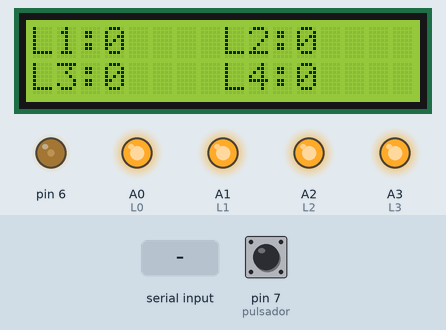
Simulated run of this sketch. Board: Arduino Uno, built with avr-gcc and run on an emulated ATmega328P. Shown: 16×2 character LCD, output pins drawn as LEDs (lit = HIGH). Dashed ring = blinking. Inputs (shaded band) come from the test bench; at power-on: pin 7 (pulsador) LOW.

Above: at 1.2 s.
1.3 s: "90,45,200\n" received over Serial
At 1.49 s:
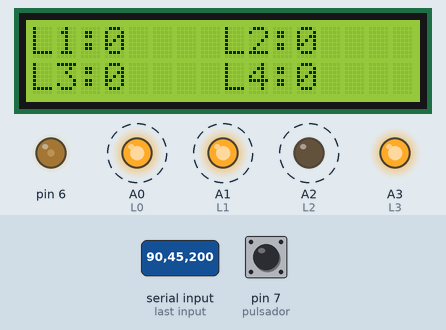
3.1 s: pin 7 (pulsador) pulled HIGH for 3.2 s
At 4.6 s:
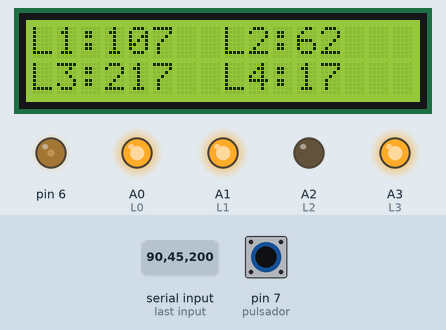
6.9 s: "30,150,10\n" received over Serial
At 7.06 s:
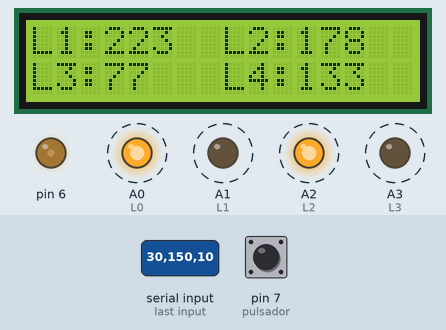
9.2 s: "30,150,10,200\n" received over Serial
At 11.43 s:
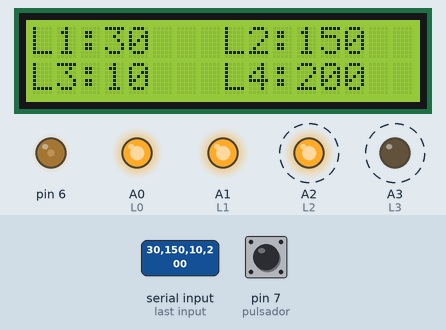
11.7 s: "90,45\n" received over Serial
At 12.01 s:
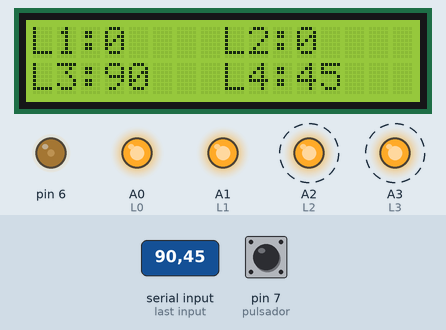
14.1 s: "1,90,45\n" received over Serial
At 14.32 s:
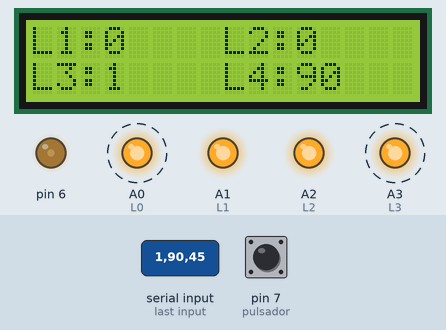
Timing chart, 0 to 17.4 s (numbered marks = the images above; inputs shaded):
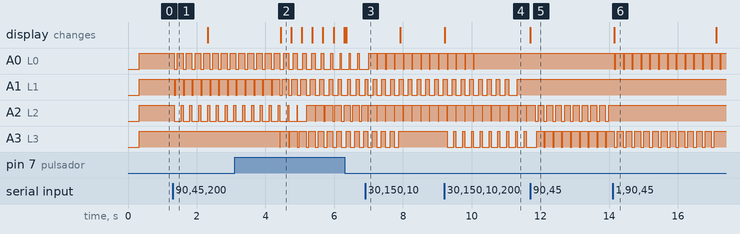

The sketch:

dimmer.ino
```cpp
#include <LiquidCrystal.h>
#include <MsTimer2.h>

/*** Declaración de variables (globales por comodidad para la práctica) ***/
const int pulsador = 7;
const int L0 = A0;
const int L1 = A1;
const int L2 = A2;
const int L3 = A3;

//byte brillo[4] = {0,0,0,0}; //control del brillo de los leds
byte brilloL0 = 0;
byte brilloL1 = 0;
byte brilloL2 = 0;
byte brilloL3 = 0;

byte counter = 0; // 8 bits

//Variables para la gestión de tiempos del pulsador
unsigned long timeIni;
unsigned long timeFin;

// Inicializacion del LCD
LiquidCrystal lcd(12, 11, 5, 4, 3, 2);
/*****/

void actualizaLCD(){
  lcd.clear();
  lcd.setCursor(0, 0);
  lcd.print("L1:");
  //lcd.setCursor(3,0);
  lcd.print(brilloL0);

  lcd.setCursor(8,0);
  lcd.print("L2:");
  //lcd.setCursor(11,0);
  lcd.print(brilloL1);

  lcd.setCursor(0, 1);
  lcd.print("L3:");
  //lcd.setCursor(3,1);
  lcd.print(brilloL2);

  lcd.setCursor(8,1);
  lcd.print("L4:");
  //lcd.setCursor(11,1);
  lcd.print(brilloL3);
}

void setup() {
  //Setup de la LCD
  lcd.begin(16, 2);
  analogWrite(6,60);
  actualizaLCD();

  //Serial Setup
  Serial.begin(9600);

  //Setup de los pines
  pinMode(pulsador, INPUT);
  pinMode(L0, OUTPUT);
  pinMode(L1, OUTPUT);
  pinMode(L2, OUTPUT);
  pinMode(L3, OUTPUT);

  //Setup del timer
  MsTimer2::set(1, controlPWM); // T2= 1 ms inicial
  MsTimer2::start();
  TCCR2B &= 0xF8; // Pone cero en bits preescaler T2
  TCCR2B |= 0x02; // Pone prescaler T2 :8
}

void loop() {
  if (Serial.available() > 0) {
    brilloL0 = Serial.parseInt();
    brilloL1 = Serial.parseInt();
    brilloL2 = Serial.parseInt();
    brilloL3 = Serial.parseInt();
    actualizaLCD();
    Serial.flush();
  }

  if (digitalRead(pulsador) == HIGH){
    delay(80);
    timeIni = millis();
    while(digitalRead(pulsador) == HIGH){
    timeFin = millis();

      if (timeFin - timeIni >= 1000) {
        while(digitalRead(pulsador) == HIGH){
          brilloL0++;
          brilloL1++;
          brilloL2++;
          brilloL3++;
          delay(10);
          actualizaLCD();
        }
      }
    }
    brilloL0++;
    brilloL1++;
    brilloL2++;
    brilloL3++;
    actualizaLCD();
  }
}

// Interrupción en Timer 2 cada 25 microsegundos
void controlPWM() {
  TCNT2 += 256-50; // Recarga T2 para int. cada 25 us
  if ((++counter == 0)){
    if (brilloL0) digitalWrite(L0, LOW);
    if (brilloL1) digitalWrite(L1, LOW);
    if (brilloL2) digitalWrite(L2, LOW);
    if (brilloL3) digitalWrite(L3, LOW);
  }
  if (counter == brilloL0) digitalWrite(L0, HIGH);
  if (counter == brilloL1) digitalWrite(L1, HIGH);
  if (counter == brilloL2) digitalWrite(L2, HIGH);
  if (counter == brilloL3) digitalWrite(L3, HIGH);
}
```

Measured:
- after the input at 1.3 s, A0 (L0): alternates HIGH for 0.17 s and LOW for 0.09 s, starting after 0.05 s; A1 (L1): alternates HIGH for 0.21 s and LOW for 0.04 s, starting after 0.05 s; A2 (L2): alternates HIGH for 0.06 s and LOW for 0.20 s, starting after 0.05 s
- after the input at 3.1 s, A3 (L3): HIGH → LOW after 1.3 s, then repeats every 0.27 s: HIGH 0.24 s, LOW 0.03 s; the display: changes after 1.4 s (image 2)
- after the input at 6.9 s, A3 (L3): goes on until 7.9 s, then stays HIGH
- after the input at 9.2 s, A0 (L0): goes on until 10.1 s, then stays HIGH; A3 (L3): alternates HIGH for 0.06 s and LOW for 0.20 s, starting after 0.08 s; the display: changes at once (image 4)
- after the input at 11.7 s, the display: changes at once (image 5)
- after the input at 14.1 s, A0 (L0): alternates HIGH for 0.21 s and LOW for 0.04 s, starting after 0.05 s; A2 (L2): stops changing and stays HIGH; the display: changes after 0.05 s (image 6)
